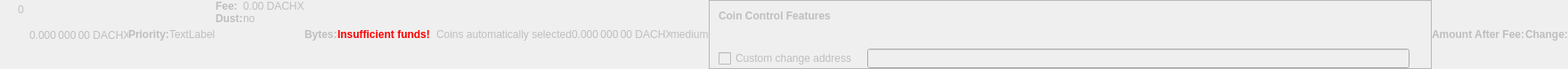
    <widget class="QWidget" name="dummyHideWidget" native="true">
     <property name="enabled">
      <bool>false</bool>
     </property>
     <property name="maximumSize">
      <size>
       <width>100</width>
       <height>22</height>
      </size>
     </property>
     <layout class="QHBoxLayout" name="dummyHideLayout">
      <property name="spacing">
       <number>0</number>
      </property>
      <property name="leftMargin">
       <number>0</number>
      </property>
      <property name="topMargin">
       <number>0</number>
      </property>
      <property name="rightMargin">
       <number>0</number>
      </property>
      <property name="bottomMargin">
       <number>0</number>
      </property>
      <item>
       <layout class="QFormLayout" name="formLayoutCoinControl1">
        <property name="horizontalSpacing">
         <number>10</number>
        </property>
        <property name="verticalSpacing">
         <number>14</number>
        </property>
        <property name="leftMargin">
         <number>10</number>
        </property>
        <property name="topMargin">
         <number>4</number>
        </property>
        <property name="rightMargin">
         <number>6</number>
        </property>
        <item row="0" column="1">
         <widget class="QLabel" name="labelCoinControlBytes">
          <property name="cursor">
           <cursorShape>IBeamCursor</cursorShape>
          </property>
          <property name="contextMenuPolicy">
           <enum>Qt::ActionsContextMenu</enum>
          </property>
          <property name="text">
           <string notr="true">0</string>
          </property>
          <property name="textInteractionFlags">
           <set>Qt::LinksAccessibleByMouse|Qt::TextSelectableByKeyboard|Qt::TextSelectableByMouse</set>
          </property>
         </widget>
        </item>
       </layout>
      </item>
      <item>
       <widget class="QLabel" name="labelCoinControlAfterFee">
        <property name="enabled">
         <bool>false</bool>
        </property>
        <property name="sizePolicy">
         <sizepolicy hsizetype="Fixed" vsizetype="Fixed">
          <horstretch>0</horstretch>
          <verstretch>0</verstretch>
         </sizepolicy>
        </property>
        <property name="minimumSize">
         <size>
          <width>111</width>
          <height>12</height>
         </size>
        </property>
        <property name="maximumSize">
         <size>
          <width>111</width>
          <height>12</height>
         </size>
        </property>
        <property name="cursor">
         <cursorShape>IBeamCursor</cursorShape>
        </property>
        <property name="contextMenuPolicy">
         <enum>Qt::ActionsContextMenu</enum>
        </property>
        <property name="text">
         <string notr="true">0.000 000 00 DACHX</string>
        </property>
        <property name="textInteractionFlags">
         <set>Qt::LinksAccessibleByMouse|Qt::TextSelectableByKeyboard|Qt::TextSelectableByMouse</set>
        </property>
       </widget>
      </item>
      <item>
       <widget class="QLabel" name="labelCoinControlPriorityText">
        <property name="enabled">
         <bool>false</bool>
        </property>
        <property name="font">
         <font>
          <weight>75</weight>
          <bold>true</bold>
         </font>
        </property>
        <property name="text">
         <string>Priority:</string>
        </property>
       </widget>
      </item>
      <item>
       <layout class="QHBoxLayout" name="horizontalLayout">
        <item>
         <widget class="QLabel" name="WarningLabel">
          <property name="text">
           <string>TextLabel</string>
          </property>
         </widget>
        </item>
       </layout>
      </item>
      <item>
       <layout class="QFormLayout" name="formLayoutCoinControl3">
        <property name="horizontalSpacing">
         <number>0</number>
        </property>
        <property name="verticalSpacing">
         <number>0</number>
        </property>
        <property name="leftMargin">
         <number>0</number>
        </property>
        <property name="topMargin">
         <number>0</number>
        </property>
        <property name="rightMargin">
         <number>0</number>
        </property>
        <item row="0" column="0">
         <widget class="QLabel" name="labelCoinControlFeeText">
          <property name="enabled">
           <bool>false</bool>
          </property>
          <property name="font">
           <font>
            <weight>75</weight>
            <bold>true</bold>
           </font>
          </property>
          <property name="text">
           <string>Fee:</string>
          </property>
          <property name="margin">
           <number>0</number>
          </property>
         </widget>
        </item>
        <item row="0" column="1">
         <widget class="QLabel" name="labelCoinControlFee">
          <property name="enabled">
           <bool>false</bool>
          </property>
          <property name="cursor">
           <cursorShape>IBeamCursor</cursorShape>
          </property>
          <property name="contextMenuPolicy">
           <enum>Qt::ActionsContextMenu</enum>
          </property>
          <property name="text">
           <string notr="true">0.00 DACHX</string>
          </property>
          <property name="textInteractionFlags">
           <set>Qt::LinksAccessibleByMouse|Qt::TextSelectableByKeyboard|Qt::TextSelectableByMouse</set>
          </property>
         </widget>
        </item>
        <item row="1" column="0">
         <widget class="QLabel" name="labelCoinControlLowOutputText">
          <property name="enabled">
           <bool>false</bool>
          </property>
          <property name="font">
           <font>
            <weight>75</weight>
            <bold>true</bold>
           </font>
          </property>
          <property name="text">
           <string>Dust:</string>
          </property>
         </widget>
        </item>
        <item row="1" column="1">
         <widget class="QLabel" name="labelCoinControlLowOutput">
          <property name="enabled">
           <bool>false</bool>
          </property>
          <property name="cursor">
           <cursorShape>IBeamCursor</cursorShape>
          </property>
          <property name="contextMenuPolicy">
           <enum>Qt::ActionsContextMenu</enum>
          </property>
          <property name="text">
           <string>no</string>
          </property>
          <property name="textInteractionFlags">
           <set>Qt::LinksAccessibleByMouse|Qt::TextSelectableByKeyboard|Qt::TextSelectableByMouse</set>
          </property>
         </widget>
        </item>
       </layout>
      </item>
      <item>
       <widget class="QLabel" name="labelCoinControlBytesText">
        <property name="enabled">
         <bool>false</bool>
        </property>
        <property name="font">
         <font>
          <weight>75</weight>
          <bold>true</bold>
         </font>
        </property>
        <property name="text">
         <string>Bytes:</string>
        </property>
       </widget>
      </item>
      <item>
       <layout class="QFormLayout" name="formLayoutCoinControl2">
        <property name="horizontalSpacing">
         <number>0</number>
        </property>
        <property name="verticalSpacing">
         <number>0</number>
        </property>
        <property name="leftMargin">
         <number>0</number>
        </property>
        <property name="topMargin">
         <number>0</number>
        </property>
        <property name="rightMargin">
         <number>0</number>
        </property>
       </layout>
      </item>
      <item>
       <layout class="QHBoxLayout" name="horizontalLayoutCoinControl2">
        <property name="spacing">
         <number>0</number>
        </property>
        <property name="bottomMargin">
         <number>0</number>
        </property>
       </layout>
      </item>
      <item>
       <widget class="QLabel" name="labelCoinControlInsuffFunds">
        <property name="enabled">
         <bool>false</bool>
        </property>
        <property name="minimumSize">
         <size>
          <width>0</width>
          <height>0</height>
         </size>
        </property>
        <property name="font">
         <font>
          <weight>75</weight>
          <bold>true</bold>
         </font>
        </property>
        <property name="styleSheet">
         <string notr="true">color:red;font-weight:bold;</string>
        </property>
        <property name="text">
         <string>Insufficient funds!</string>
        </property>
        <property name="margin">
         <number>5</number>
        </property>
       </widget>
      </item>
      <item>
       <layout class="QFormLayout" name="formLayoutCoinControl4">
        <property name="horizontalSpacing">
         <number>0</number>
        </property>
        <property name="verticalSpacing">
         <number>0</number>
        </property>
        <property name="leftMargin">
         <number>0</number>
        </property>
        <property name="topMargin">
         <number>0</number>
        </property>
        <property name="rightMargin">
         <number>0</number>
        </property>
       </layout>
      </item>
      <item>
       <widget class="QLabel" name="labelCoinControlChangeLabel">
        <property name="enabled">
         <bool>false</bool>
        </property>
        <property name="sizePolicy">
         <sizepolicy hsizetype="Preferred" vsizetype="Expanding">
          <horstretch>0</horstretch>
          <verstretch>0</verstretch>
         </sizepolicy>
        </property>
        <property name="minimumSize">
         <size>
          <width>0</width>
          <height>0</height>
         </size>
        </property>
        <property name="text">
         <string/>
        </property>
        <property name="margin">
         <number>3</number>
        </property>
       </widget>
      </item>
      <item>
       <widget class="QLabel" name="labelCoinControlAutomaticallySelected">
        <property name="enabled">
         <bool>false</bool>
        </property>
        <property name="sizePolicy">
         <sizepolicy hsizetype="Fixed" vsizetype="Fixed">
          <horstretch>0</horstretch>
          <verstretch>0</verstretch>
         </sizepolicy>
        </property>
        <property name="minimumSize">
         <size>
          <width>0</width>
          <height>0</height>
         </size>
        </property>
        <property name="maximumSize">
         <size>
          <width>240</width>
          <height>16777215</height>
         </size>
        </property>
        <property name="text">
         <string>Coins automatically selected</string>
        </property>
        <property name="margin">
         <number>5</number>
        </property>
       </widget>
      </item>
      <item>
       <widget class="QLabel" name="labelCoinControlChange">
        <property name="enabled">
         <bool>false</bool>
        </property>
        <property name="sizePolicy">
         <sizepolicy hsizetype="Fixed" vsizetype="Fixed">
          <horstretch>0</horstretch>
          <verstretch>0</verstretch>
         </sizepolicy>
        </property>
        <property name="minimumSize">
         <size>
          <width>111</width>
          <height>0</height>
         </size>
        </property>
        <property name="maximumSize">
         <size>
          <width>111</width>
          <height>16777215</height>
         </size>
        </property>
        <property name="cursor">
         <cursorShape>IBeamCursor</cursorShape>
        </property>
        <property name="contextMenuPolicy">
         <enum>Qt::ActionsContextMenu</enum>
        </property>
        <property name="text">
         <string notr="true">0.000 000 00 DACHX</string>
        </property>
        <property name="textInteractionFlags">
         <set>Qt::LinksAccessibleByMouse|Qt::TextSelectableByKeyboard|Qt::TextSelectableByMouse</set>
        </property>
       </widget>
      </item>
      <item>
       <widget class="QLabel" name="labelCoinControlPriority">
        <property name="enabled">
         <bool>false</bool>
        </property>
        <property name="cursor">
         <cursorShape>IBeamCursor</cursorShape>
        </property>
        <property name="contextMenuPolicy">
         <enum>Qt::ActionsContextMenu</enum>
        </property>
        <property name="text">
         <string>medium</string>
        </property>
        <property name="textInteractionFlags">
         <set>Qt::LinksAccessibleByMouse|Qt::TextSelectableByKeyboard|Qt::TextSelectableByMouse</set>
        </property>
       </widget>
      </item>
      <item>
       <widget class="QFrame" name="frameCoinControl">
        <property name="sizePolicy">
         <sizepolicy hsizetype="Expanding" vsizetype="Expanding">
          <horstretch>0</horstretch>
          <verstretch>0</verstretch>
         </sizepolicy>
        </property>
        <property name="maximumSize">
         <size>
          <width>16777215</width>
          <height>16777215</height>
         </size>
        </property>
        <property name="frameShape">
         <enum>QFrame::StyledPanel</enum>
        </property>
        <property name="frameShadow">
         <enum>QFrame::Sunken</enum>
        </property>
        <layout class="QVBoxLayout" name="verticalLayoutCoinControl2_2">
         <property name="spacing">
          <number>0</number>
         </property>
         <property name="leftMargin">
          <number>0</number>
         </property>
         <property name="topMargin">
          <number>0</number>
         </property>
         <property name="rightMargin">
          <number>0</number>
         </property>
         <property name="bottomMargin">
          <number>0</number>
         </property>
         <item>
          <layout class="QVBoxLayout" name="verticalLayoutCoinControl" stretch="0,0,0,1">
           <property name="spacing">
            <number>0</number>
           </property>
           <property name="leftMargin">
            <number>10</number>
           </property>
           <property name="topMargin">
            <number>10</number>
           </property>
           <item>
            <layout class="QHBoxLayout" name="horizontalLayoutCoinControl1">
             <property name="bottomMargin">
              <number>15</number>
             </property>
             <item>
              <widget class="QLabel" name="labelCoinControlFeatures">
               <property name="enabled">
                <bool>false</bool>
               </property>
               <property name="sizePolicy">
                <sizepolicy hsizetype="Preferred" vsizetype="Maximum">
                 <horstretch>0</horstretch>
                 <verstretch>0</verstretch>
                </sizepolicy>
               </property>
               <property name="font">
                <font>
                 <weight>75</weight>
                 <bold>true</bold>
                </font>
               </property>
               <property name="styleSheet">
                <string notr="true">font-weight:bold;</string>
               </property>
               <property name="text">
                <string>Coin Control Features</string>
               </property>
              </widget>
             </item>
            </layout>
           </item>
           <item>
            <widget class="QWidget" name="widgetCoinControl" native="true">
             <property name="sizePolicy">
              <sizepolicy hsizetype="Preferred" vsizetype="Preferred">
               <horstretch>0</horstretch>
               <verstretch>0</verstretch>
              </sizepolicy>
             </property>
             <property name="minimumSize">
              <size>
               <width>0</width>
               <height>0</height>
              </size>
             </property>
             <property name="styleSheet">
              <string notr="true"/>
             </property>
             <layout class="QHBoxLayout" name="horizontalLayoutCoinControl5_2">
              <property name="leftMargin">
               <number>0</number>
              </property>
              <property name="topMargin">
               <number>0</number>
              </property>
              <property name="rightMargin">
               <number>0</number>
              </property>
              <property name="bottomMargin">
               <number>0</number>
              </property>
              <item>
               <layout class="QHBoxLayout" name="horizontalLayoutCoinControl3">
                <property name="spacing">
                 <number>20</number>
                </property>
                <property name="topMargin">
                 <number>0</number>
                </property>
                <property name="bottomMargin">
                 <number>10</number>
                </property>
               </layout>
              </item>
             </layout>
            </widget>
           </item>
           <item>
            <layout class="QHBoxLayout" name="horizontalLayoutCoinControl4" stretch="0,0,0">
             <property name="spacing">
              <number>12</number>
             </property>
             <property name="sizeConstraint">
              <enum>QLayout::SetDefaultConstraint</enum>
             </property>
             <property name="topMargin">
              <number>5</number>
             </property>
             <property name="rightMargin">
              <number>5</number>
             </property>
             <item>
              <widget class="QCheckBox" name="checkBoxCoinControlChange">
               <property name="enabled">
                <bool>false</bool>
               </property>
               <property name="toolTip">
                <string>If this is activated, but the change address is empty or invalid, change will be sent to a newly generated address.</string>
               </property>
               <property name="text">
                <string>Custom change address</string>
               </property>
              </widget>
             </item>
             <item>
              <widget class="QValidatedLineEdit" name="lineEditCoinControlChange">
               <property name="enabled">
                <bool>false</bool>
               </property>
               <property name="sizePolicy">
                <sizepolicy hsizetype="Expanding" vsizetype="Fixed">
                 <horstretch>0</horstretch>
                 <verstretch>0</verstretch>
                </sizepolicy>
               </property>
              </widget>
             </item>
             <item>
              <widget class="QLabel" name="labelCoinControlChangeLabel_2">
               <property name="sizePolicy">
                <sizepolicy hsizetype="Preferred" vsizetype="Expanding">
                 <horstretch>0</horstretch>
                 <verstretch>0</verstretch>
                </sizepolicy>
               </property>
               <property name="minimumSize">
                <size>
                 <width>0</width>
                 <height>0</height>
                </size>
               </property>
               <property name="text">
                <string/>
               </property>
               <property name="margin">
                <number>3</number>
               </property>
              </widget>
             </item>
            </layout>
           </item>
           <item>
            <spacer name="verticalSpacerCoinControl">
             <property name="orientation">
              <enum>Qt::Vertical</enum>
             </property>
             <property name="sizeHint" stdset="0">
              <size>
               <width>800</width>
               <height>1</height>
              </size>
             </property>
            </spacer>
           </item>
          </layout>
         </item>
        </layout>
       </widget>
      </item>
      <item>
       <widget class="QLabel" name="labelCoinControlAfterFeeText">
        <property name="enabled">
         <bool>false</bool>
        </property>
        <property name="minimumSize">
         <size>
          <width>0</width>
          <height>0</height>
         </size>
        </property>
        <property name="maximumSize">
         <size>
          <width>16777215</width>
          <height>16777215</height>
         </size>
        </property>
        <property name="font">
         <font>
          <weight>75</weight>
          <bold>true</bold>
         </font>
        </property>
        <property name="text">
         <string>Amount After Fee:</string>
        </property>
        <property name="alignment">
         <set>Qt::AlignLeading|Qt::AlignLeft|Qt::AlignVCenter</set>
        </property>
        <property name="margin">
         <number>0</number>
        </property>
       </widget>
      </item>
      <item>
       <widget class="QLabel" name="labelCoinControlChangeText">
        <property name="enabled">
         <bool>false</bool>
        </property>
        <property name="sizePolicy">
         <sizepolicy hsizetype="Preferred" vsizetype="Preferred">
          <horstretch>0</horstretch>
          <verstretch>0</verstretch>
         </sizepolicy>
        </property>
        <property name="minimumSize">
         <size>
          <width>0</width>
          <height>0</height>
         </size>
        </property>
        <property name="maximumSize">
         <size>
          <width>16777215</width>
          <height>16777215</height>
         </size>
        </property>
        <property name="font">
         <font>
          <weight>75</weight>
          <bold>true</bold>
         </font>
        </property>
        <property name="text">
         <string>Change:</string>
        </property>
        <property name="alignment">
         <set>Qt::AlignLeading|Qt::AlignLeft|Qt::AlignVCenter</set>
        </property>
       </widget>
      </item>
     </layout>
    </widget>
